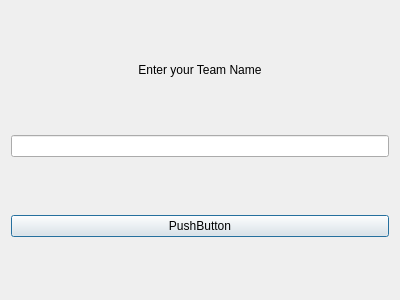
<?xml version="1.0" encoding="UTF-8"?>
<ui version="4.0">
 <class>Dialog</class>
 <widget class="QDialog" name="Dialog">
  <property name="geometry">
   <rect>
    <x>0</x>
    <y>0</y>
    <width>400</width>
    <height>300</height>
   </rect>
  </property>
  <property name="windowTitle">
   <string>Dialog</string>
  </property>
  <layout class="QVBoxLayout" name="verticalLayout">
   <item>
    <widget class="QLabel" name="label">
     <property name="sizePolicy">
      <sizepolicy hsizetype="Ignored" vsizetype="Fixed">
       <horstretch>0</horstretch>
       <verstretch>0</verstretch>
      </sizepolicy>
     </property>
     <property name="text">
      <string>Enter your Team Name</string>
     </property>
     <property name="alignment">
      <set>Qt::AlignCenter</set>
     </property>
    </widget>
   </item>
   <item>
    <widget class="QLineEdit" name="lineEdit"/>
   </item>
   <item>
    <widget class="QPushButton" name="pushButton">
     <property name="text">
      <string>PushButton</string>
     </property>
    </widget>
   </item>
  </layout>
 </widget>
 <resources/>
 <connections/>
</ui>
